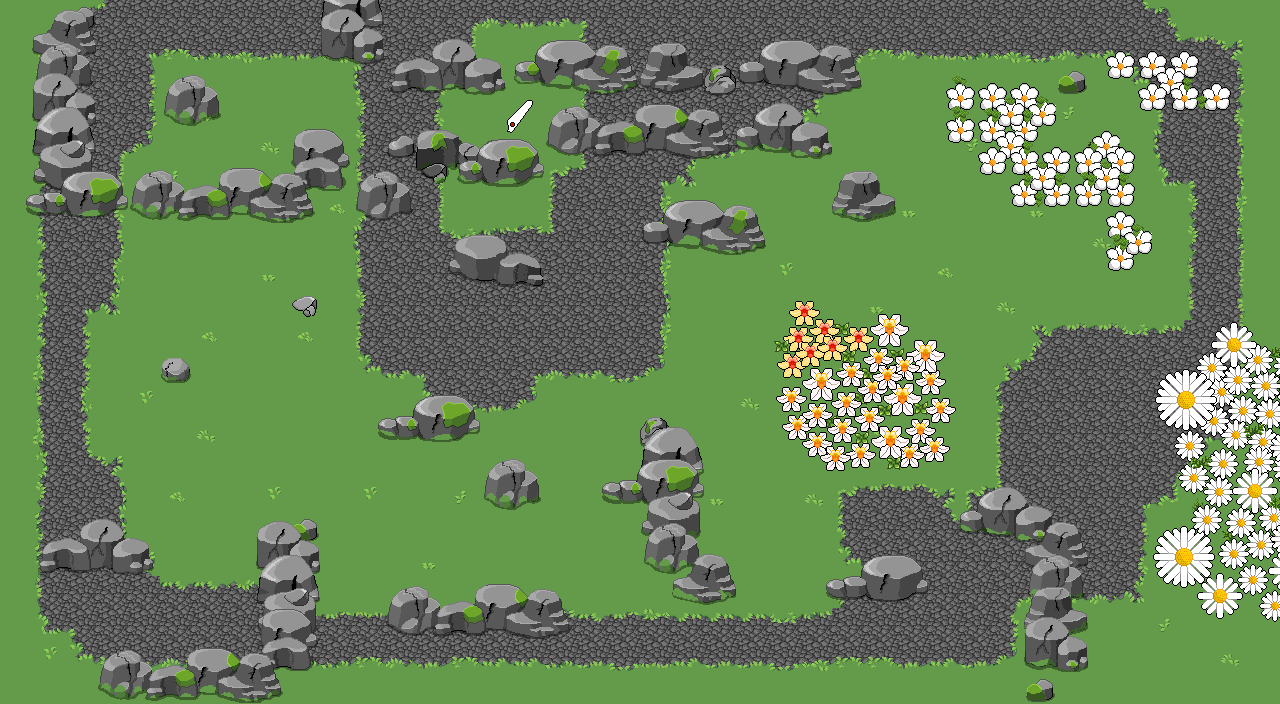

A 2D game scene composited from a Tiled map and its tileset images. What follows is a short description and the map's XML, with each tile layer's data collapsed to a summary:
An orthogonal 40x22 tile map with 32x32 px tiles, 5 tile layers (tiles, tilesover, elements, over, ...), 4 tilesets and 162 objects.

<map version="1.4" tiledversion="1.4.2" orientation="orthogonal" renderorder="right-down" width="40" height="22" tilewidth="32" tileheight="32" infinite="0" nextlayerid="17" nextobjectid="389">
 <editorsettings>
  <export target="level6.lua" format="lua" />
 </editorsettings>
 <tileset firstgid="1" name="[M]flower" tilewidth="32" tileheight="32" tilecount="253" columns="23">
  <image source="assets/[M]flower.png" width="736" height="352" />
 </tileset>
 <tileset firstgid="254" name="[M]Grass" tilewidth="32" tileheight="32" tilecount="72" columns="9">
  <image source="assets/[M]Grass.png" width="288" height="256" />
 </tileset>
 <tileset firstgid="326" name="[M]Various" tilewidth="32" tileheight="32" tilecount="40" columns="10">
  <image source="assets/[M]Various.png" width="320" height="128" />
 </tileset>
 <tileset firstgid="366" name="[M]Rocks" tilewidth="32" tileheight="32" tilecount="252" columns="14">
  <image source="assets/[M]Rocks.png" width="448" height="576" />
 </tileset>
 <layer id="1" name="tiles" width="40" height="22">
  <data>[880 cells, 880 non-empty, 1 distinct tile ids]</data>
 </layer>
 <layer id="12" name="tilesover" width="40" height="22">
  <data>[880 cells, 726 non-empty, 23 distinct tile ids]</data>
 </layer>
 <layer id="6" name="elements" width="40" height="22">
  <data>[880 cells, 132 non-empty, 78 distinct tile ids]</data>
 </layer>
 <layer id="14" name="over" width="40" height="22">
  <data>[880 cells, 239 non-empty, 168 distinct tile ids]</data>
 </layer>
 <layer id="15" name="forest" width="40" height="22">
  <data>[880 cells, 13 non-empty, 13 distinct tile ids]</data>
 </layer>
 <objectgroup id="13" name="level">
  <properties>
   <property name="direction" value="left" />
   <property name="goal" type="int" value="14" />
   <property name="length" type="int" value="4" />
   <property name="x" type="int" value="31" />
   <property name="y" type="int" value="10" />
  </properties>
 </objectgroup>
 <objectgroup id="3" name="walls" opacity="0.97">
  <object id="237" x="64" y="0" width="32" height="32" />
  <object id="238" x="64" y="32" width="32" height="32" />
  <object id="239" x="32" y="32" width="32" height="32" />
  <object id="240" x="32" y="64" width="32" height="32" />
  <object id="241" x="64" y="64" width="32" height="32" />
  <object id="243" x="64" y="96" width="32" height="32" />
  <object id="244" x="32" y="96" width="32" height="32" />
  <object id="245" x="32" y="192" width="32" height="32" />
  <object id="246" x="32" y="128" width="32" height="32" />
  <object id="247" x="64" y="128" width="32" height="32" />
  <object id="248" x="32" y="160" width="32" height="32" />
  <object id="249" x="64" y="160" width="32" height="32" />
  <object id="250" x="64" y="192" width="32" height="32" />
  <object id="251" x="96" y="192" width="32" height="32" />
  <object id="252" x="128" y="192" width="32" height="32" />
  <object id="253" x="160" y="192" width="32" height="32" />
  <object id="254" x="192" y="192" width="32" height="32" />
  <object id="255" x="224" y="192" width="32" height="32" />
  <object id="256" x="256" y="192" width="32" height="32" />
  <object id="257" x="288" y="192" width="32" height="32" />
  <object id="258" x="288" y="160" width="32" height="32" />
  <object id="259" x="320" y="160" width="32" height="32" />
  <object id="262" x="320" y="32" width="32" height="32" />
  <object id="263" x="352" y="32" width="32" height="32" />
  <object id="265" x="384" y="64" width="32" height="32" />
  <object id="266" x="384" y="128" width="32" height="32" />
  <object id="267" x="352" y="192" width="32" height="32" />
  <object id="268" x="384" y="192" width="32" height="32" />
  <object id="269" x="416" y="64" width="32" height="32" />
  <object id="270" x="448" y="64" width="32" height="32" />
  <object id="271" x="480" y="64" width="32" height="32" />
  <object id="272" x="512" y="64" width="32" height="32" />
  <object id="273" x="544" y="64" width="32" height="32" />
  <object id="275" x="448" y="160" width="32" height="32" />
  <object id="277" x="416" y="160" width="32" height="32" />
  <object id="278" x="480" y="160" width="32" height="32" />
  <object id="279" x="512" y="160" width="32" height="32" />
  <object id="280" x="544" y="128" width="32" height="32" />
  <object id="282" x="576" y="64" width="32" height="32" />
  <object id="283" x="608" y="64" width="32" height="32" />
  <object id="284" x="640" y="64" width="32" height="32" />
  <object id="285" x="672" y="64" width="32" height="32" />
  <object id="286" x="704" y="64" width="32" height="32" />
  <object id="287" x="736" y="64" width="32" height="32" />
  <object id="288" x="768" y="64" width="32" height="32" />
  <object id="289" x="800" y="64" width="32" height="32" />
  <object id="290" x="832" y="64" width="32" height="32" />
  <object id="292" x="800" y="128" width="32" height="32" />
  <object id="293" x="768" y="128" width="32" height="32" />
  <object id="294" x="736" y="128" width="32" height="32" />
  <object id="295" x="704" y="128" width="32" height="32" />
  <object id="296" x="672" y="128" width="32" height="32" />
  <object id="297" x="640" y="128" width="32" height="32" />
  <object id="298" x="608" y="128" width="32" height="32" />
  <object id="299" x="576" y="128" width="32" height="32" />
  <object id="300" x="640" y="224" width="32" height="32" />
  <object id="301" x="672" y="224" width="32" height="32" />
  <object id="302" x="704" y="224" width="32" height="32" />
  <object id="303" x="736" y="224" width="32" height="32" />
  <object id="304" x="832" y="192" width="32" height="32" />
  <object id="305" x="864" y="192" width="32" height="32" />
  <object id="306" x="1056" y="64" width="32" height="32" />
  <object id="307" x="448" y="256" width="32" height="32" />
  <object id="308" x="480" y="256" width="32" height="32" />
  <object id="309" x="512" y="256" width="32" height="32" />
  <object id="311" x="288" y="288" width="32" height="32" />
  <object id="312" x="160" y="352" width="32" height="32" />
  <object id="313" x="384" y="416" width="32" height="32" />
  <object id="314" x="416" y="416" width="32" height="32" />
  <object id="315" x="448" y="416" width="32" height="32" />
  <object id="316" x="480" y="480" width="32" height="32" />
  <object id="317" x="512" y="480" width="32" height="32" />
  <object id="318" x="544" y="608" width="32" height="32" />
  <object id="319" x="512" y="608" width="32" height="32" />
  <object id="320" x="480" y="608" width="32" height="32" />
  <object id="321" x="448" y="608" width="32" height="32" />
  <object id="322" x="416" y="608" width="32" height="32" />
  <object id="323" x="384" y="608" width="32" height="32" />
  <object id="324" x="64" y="544" width="32" height="32" />
  <object id="325" x="32" y="544" width="32" height="32" />
  <object id="326" x="96" y="544" width="32" height="32" />
  <object id="327" x="128" y="544" width="32" height="32" />
  <object id="328" x="128" y="672" width="32" height="32" />
  <object id="329" x="96" y="672" width="32" height="32" />
  <object id="330" x="160" y="672" width="32" height="32" />
  </objectgroup>
 <objectgroup id="2" name="knots">
  <!-- 10 objects omitted --></objectgroup>
 <objectgroup id="7" name="checkpoints">
  <!-- 4 objects omitted --></objectgroup>
 <objectgroup id="8" name="scissors">
  <!-- 1 objects omitted --></objectgroup>
 <objectgroup id="9" name="doors">
  <properties>
   <property name="Number" type="int" value="1" />
  </properties>
  <!-- 5 objects omitted --></objectgroup>
 <objectgroup id="16" name="secrets">
  <!-- 1 objects omitted --></objectgroup>
 <objectgroup id="11" name="keys">
  <!-- 13 objects omitted --></objectgroup>
</map>
<!-- 77 of 162 objects omitted -->
